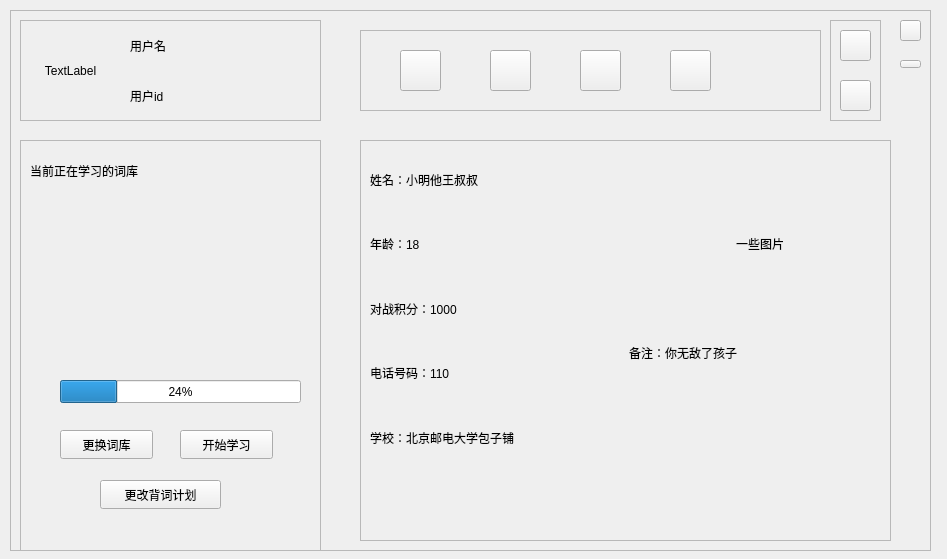
<?xml version="1.0" encoding="UTF-8"?>
<ui version="4.0">
 <class>student_main</class>
 <widget class="QWidget" name="student_main">
  <property name="geometry">
   <rect>
    <x>0</x>
    <y>0</y>
    <width>947</width>
    <height>559</height>
   </rect>
  </property>
  <property name="windowTitle">
   <string>Form</string>
  </property>
  <widget class="QFrame" name="student_frame">
   <property name="geometry">
    <rect>
     <x>10</x>
     <y>10</y>
     <width>921</width>
     <height>541</height>
    </rect>
   </property>
   <property name="frameShape">
    <enum>QFrame::StyledPanel</enum>
   </property>
   <property name="frameShadow">
    <enum>QFrame::Raised</enum>
   </property>
   <widget class="QStackedWidget" name="stackedWidget">
    <property name="geometry">
     <rect>
      <x>0</x>
      <y>120</y>
      <width>321</width>
      <height>421</height>
     </rect>
    </property>
    <property name="currentIndex">
     <number>0</number>
    </property>
    <widget class="QWidget" name="page">
     <widget class="QFrame" name="lexicon_frame">
      <property name="geometry">
       <rect>
        <x>10</x>
        <y>10</y>
        <width>301</width>
        <height>411</height>
       </rect>
      </property>
      <property name="frameShape">
       <enum>QFrame::StyledPanel</enum>
      </property>
      <property name="frameShadow">
       <enum>QFrame::Raised</enum>
      </property>
      <widget class="QLabel" name="n_label">
       <property name="geometry">
        <rect>
         <x>10</x>
         <y>10</y>
         <width>191</width>
         <height>41</height>
        </rect>
       </property>
       <property name="text">
        <string>当前正在学习的词库</string>
       </property>
      </widget>
      <widget class="QLabel" name="lexicon_label">
       <property name="geometry">
        <rect>
         <x>80</x>
         <y>70</y>
         <width>131</width>
         <height>141</height>
        </rect>
       </property>
       <property name="text">
        <string/>
       </property>
       <property name="alignment">
        <set>Qt::AlignCenter</set>
       </property>
      </widget>
      <widget class="QPushButton" name="change_btn">
       <property name="geometry">
        <rect>
         <x>40</x>
         <y>290</y>
         <width>93</width>
         <height>29</height>
        </rect>
       </property>
       <property name="text">
        <string>更换词库</string>
       </property>
      </widget>
      <widget class="QPushButton" name="learn_btn">
       <property name="geometry">
        <rect>
         <x>160</x>
         <y>290</y>
         <width>93</width>
         <height>29</height>
        </rect>
       </property>
       <property name="text">
        <string>开始学习</string>
       </property>
      </widget>
      <widget class="QProgressBar" name="progressBar">
       <property name="geometry">
        <rect>
         <x>40</x>
         <y>240</y>
         <width>241</width>
         <height>23</height>
        </rect>
       </property>
       <property name="value">
        <number>24</number>
       </property>
      </widget>
      <widget class="QPushButton" name="plan_btn">
       <property name="geometry">
        <rect>
         <x>80</x>
         <y>340</y>
         <width>121</width>
         <height>29</height>
        </rect>
       </property>
       <property name="text">
        <string>更改背词计划</string>
       </property>
      </widget>
     </widget>
    </widget>
    <widget class="QWidget" name="page_2"/>
   </widget>
   <widget class="QStackedWidget" name="stackedWidget_2">
    <property name="geometry">
     <rect>
      <x>340</x>
      <y>120</y>
      <width>551</width>
      <height>411</height>
     </rect>
    </property>
    <property name="currentIndex">
     <number>2</number>
    </property>
    <widget class="QWidget" name="start_page">
     <widget class="QLabel" name="label">
      <property name="geometry">
       <rect>
        <x>120</x>
        <y>100</y>
        <width>291</width>
        <height>121</height>
       </rect>
      </property>
      <property name="text">
       <string>设置你的背单词计划吧！
一天背多少个呢？</string>
      </property>
      <property name="alignment">
       <set>Qt::AlignCenter</set>
      </property>
     </widget>
     <widget class="AcrylicFrame" name="frame">
      <property name="geometry">
       <rect>
        <x>200</x>
        <y>250</y>
        <width>131</width>
        <height>41</height>
       </rect>
      </property>
      <property name="frameShape">
       <enum>QFrame::StyledPanel</enum>
      </property>
      <property name="frameShadow">
       <enum>QFrame::Raised</enum>
      </property>
      <widget class="QLineEdit" name="lineEdit_2">
       <property name="geometry">
        <rect>
         <x>10</x>
         <y>10</y>
         <width>113</width>
         <height>24</height>
        </rect>
       </property>
       <property name="placeholderText">
        <string>输入数字</string>
       </property>
      </widget>
     </widget>
    </widget>
    <widget class="QWidget" name="word_page">
     <widget class="QScrollArea" name="scrollArea_word">
      <property name="geometry">
       <rect>
        <x>10</x>
        <y>10</y>
        <width>531</width>
        <height>401</height>
       </rect>
      </property>
      <property name="verticalScrollBarPolicy">
       <enum>Qt::ScrollBarAlwaysOff</enum>
      </property>
      <property name="horizontalScrollBarPolicy">
       <enum>Qt::ScrollBarAlwaysOff</enum>
      </property>
      <property name="widgetResizable">
       <bool>true</bool>
      </property>
      <widget class="QWidget" name="word_contents">
       <property name="geometry">
        <rect>
         <x>0</x>
         <y>0</y>
         <width>529</width>
         <height>399</height>
        </rect>
       </property>
      </widget>
     </widget>
    </widget>
    <widget class="QWidget" name="info_page">
     <widget class="QFrame" name="detail_frame">
      <property name="geometry">
       <rect>
        <x>10</x>
        <y>10</y>
        <width>531</width>
        <height>401</height>
       </rect>
      </property>
      <property name="frameShape">
       <enum>QFrame::StyledPanel</enum>
      </property>
      <property name="frameShadow">
       <enum>QFrame::Raised</enum>
      </property>
      <widget class="QWidget" name="layoutWidget">
       <property name="geometry">
        <rect>
         <x>10</x>
         <y>10</y>
         <width>511</width>
         <height>381</height>
        </rect>
       </property>
       <layout class="QVBoxLayout" name="verticalLayout">
        <item>
         <layout class="QGridLayout" name="gridLayout">
          <item row="0" column="0">
           <widget class="QLabel" name="detail_nick_label">
            <property name="text">
             <string>姓名：小明他王叔叔</string>
            </property>
           </widget>
          </item>
          <item row="0" column="2" rowspan="3">
           <widget class="QLabel" name="detail_pic_label">
            <property name="text">
             <string>一些图片</string>
            </property>
            <property name="scaledContents">
             <bool>true</bool>
            </property>
            <property name="alignment">
             <set>Qt::AlignCenter</set>
            </property>
           </widget>
          </item>
          <item row="1" column="1">
           <spacer name="horizontalSpacer">
            <property name="orientation">
             <enum>Qt::Vertical</enum>
            </property>
            <property name="sizeType">
             <enum>QSizePolicy::Preferred</enum>
            </property>
            <property name="sizeHint" stdset="0">
             <size>
              <width>20</width>
              <height>40</height>
             </size>
            </property>
           </spacer>
          </item>
          <item row="1" column="0">
           <widget class="QLabel" name="detail_age_label">
            <property name="text">
             <string>年龄：18</string>
            </property>
           </widget>
          </item>
          <item row="2" column="0">
           <widget class="QLabel" name="detail_rank_label">
            <property name="text">
             <string>对战积分：1000</string>
            </property>
           </widget>
          </item>
         </layout>
        </item>
        <item>
         <layout class="QGridLayout" name="gridLayout_2">
          <item row="0" column="1" rowspan="3">
           <widget class="QLabel" name="detail_say_label">
            <property name="text">
             <string>备注：你无敌了孩子</string>
            </property>
            <property name="alignment">
             <set>Qt::AlignLeading|Qt::AlignLeft|Qt::AlignTop</set>
            </property>
           </widget>
          </item>
          <item row="0" column="0">
           <widget class="QLabel" name="detail_phone_label">
            <property name="text">
             <string>电话号码：110</string>
            </property>
           </widget>
          </item>
          <item row="1" column="0">
           <widget class="QLabel" name="detail_school_label">
            <property name="text">
             <string>学校：北京邮电大学包子铺</string>
            </property>
           </widget>
          </item>
         </layout>
        </item>
       </layout>
      </widget>
     </widget>
    </widget>
    <widget class="QWidget" name="class_page">
     <widget class="QScrollArea" name="scrollArea_class">
      <property name="geometry">
       <rect>
        <x>10</x>
        <y>10</y>
        <width>481</width>
        <height>401</height>
       </rect>
      </property>
      <property name="verticalScrollBarPolicy">
       <enum>Qt::ScrollBarAlwaysOff</enum>
      </property>
      <property name="horizontalScrollBarPolicy">
       <enum>Qt::ScrollBarAlwaysOff</enum>
      </property>
      <property name="widgetResizable">
       <bool>true</bool>
      </property>
      <widget class="QWidget" name="class_contents">
       <property name="geometry">
        <rect>
         <x>0</x>
         <y>0</y>
         <width>479</width>
         <height>399</height>
        </rect>
       </property>
       <widget class="QLabel" name="class_label">
        <property name="geometry">
         <rect>
          <x>160</x>
          <y>170</y>
          <width>141</width>
          <height>51</height>
         </rect>
        </property>
        <property name="text">
         <string>暂未加入班级</string>
        </property>
        <property name="alignment">
         <set>Qt::AlignCenter</set>
        </property>
       </widget>
      </widget>
     </widget>
     <widget class="QPushButton" name="class_add_btn">
      <property name="geometry">
       <rect>
        <x>510</x>
        <y>20</y>
        <width>31</width>
        <height>31</height>
       </rect>
      </property>
      <property name="text">
       <string/>
      </property>
     </widget>
    </widget>
    <widget class="QWidget" name="task_page">
     <widget class="QScrollArea" name="scrollArea_task">
      <property name="geometry">
       <rect>
        <x>10</x>
        <y>10</y>
        <width>531</width>
        <height>401</height>
       </rect>
      </property>
      <property name="verticalScrollBarPolicy">
       <enum>Qt::ScrollBarAlwaysOff</enum>
      </property>
      <property name="horizontalScrollBarPolicy">
       <enum>Qt::ScrollBarAlwaysOff</enum>
      </property>
      <property name="widgetResizable">
       <bool>true</bool>
      </property>
      <widget class="QWidget" name="task_contents">
       <property name="geometry">
        <rect>
         <x>0</x>
         <y>0</y>
         <width>529</width>
         <height>399</height>
        </rect>
       </property>
       <widget class="QLabel" name="task_label">
        <property name="geometry">
         <rect>
          <x>170</x>
          <y>180</y>
          <width>171</width>
          <height>31</height>
         </rect>
        </property>
        <property name="text">
         <string>暂无任务</string>
        </property>
        <property name="alignment">
         <set>Qt::AlignCenter</set>
        </property>
       </widget>
      </widget>
     </widget>
    </widget>
    <widget class="QWidget" name="class_detail_page">
     <widget class="QFrame" name="class_detail_contents">
      <property name="geometry">
       <rect>
        <x>0</x>
        <y>10</y>
        <width>551</width>
        <height>401</height>
       </rect>
      </property>
      <property name="frameShape">
       <enum>QFrame::StyledPanel</enum>
      </property>
      <property name="frameShadow">
       <enum>QFrame::Raised</enum>
      </property>
      <widget class="QLabel" name="label_teacher_name">
       <property name="geometry">
        <rect>
         <x>20</x>
         <y>60</y>
         <width>200</width>
         <height>40</height>
        </rect>
       </property>
       <property name="text">
        <string>teacher name</string>
       </property>
      </widget>
      <widget class="QScrollArea" name="student_scroll">
       <property name="geometry">
        <rect>
         <x>10</x>
         <y>120</y>
         <width>531</width>
         <height>271</height>
        </rect>
       </property>
       <property name="widgetResizable">
        <bool>true</bool>
       </property>
       <widget class="QWidget" name="student_display">
        <property name="geometry">
         <rect>
          <x>0</x>
          <y>0</y>
          <width>529</width>
          <height>269</height>
         </rect>
        </property>
       </widget>
      </widget>
      <widget class="QLabel" name="label_class_name">
       <property name="geometry">
        <rect>
         <x>20</x>
         <y>20</y>
         <width>200</width>
         <height>40</height>
        </rect>
       </property>
       <property name="text">
        <string>class name</string>
       </property>
      </widget>
      <widget class="QLabel" name="label_student_number">
       <property name="geometry">
        <rect>
         <x>270</x>
         <y>20</y>
         <width>80</width>
         <height>80</height>
        </rect>
       </property>
       <property name="text">
        <string>学生人数:
42人</string>
       </property>
       <property name="alignment">
        <set>Qt::AlignCenter</set>
       </property>
      </widget>
      <widget class="QFrame" name="div_line">
       <property name="geometry">
        <rect>
         <x>0</x>
         <y>110</y>
         <width>551</width>
         <height>2</height>
        </rect>
       </property>
       <property name="frameShape">
        <enum>QFrame::StyledPanel</enum>
       </property>
       <property name="frameShadow">
        <enum>QFrame::Raised</enum>
       </property>
      </widget>
      <widget class="QPushButton" name="exi_class_btn">
       <property name="geometry">
        <rect>
         <x>430</x>
         <y>40</y>
         <width>80</width>
         <height>40</height>
        </rect>
       </property>
       <property name="text">
        <string>退出课堂</string>
       </property>
      </widget>
     </widget>
    </widget>
    <widget class="QWidget" name="wordlib_page">
     <widget class="QScrollArea" name="wordlib_scroll">
      <property name="geometry">
       <rect>
        <x>0</x>
        <y>100</y>
        <width>541</width>
        <height>271</height>
       </rect>
      </property>
      <property name="widgetResizable">
       <bool>true</bool>
      </property>
      <widget class="QWidget" name="wordlib_display">
       <property name="geometry">
        <rect>
         <x>0</x>
         <y>0</y>
         <width>539</width>
         <height>269</height>
        </rect>
       </property>
      </widget>
     </widget>
     <widget class="QLabel" name="label_6">
      <property name="geometry">
       <rect>
        <x>190</x>
        <y>30</y>
        <width>151</width>
        <height>41</height>
       </rect>
      </property>
      <property name="text">
       <string>更换词库</string>
      </property>
      <property name="alignment">
       <set>Qt::AlignCenter</set>
      </property>
     </widget>
    </widget>
    <widget class="QWidget" name="page_3"/>
   </widget>
   <widget class="QFrame" name="info_frame">
    <property name="geometry">
     <rect>
      <x>10</x>
      <y>10</y>
      <width>301</width>
      <height>101</height>
     </rect>
    </property>
    <property name="frameShape">
     <enum>QFrame::StyledPanel</enum>
    </property>
    <property name="frameShadow">
     <enum>QFrame::Raised</enum>
    </property>
    <widget class="QLabel" name="label_user_icon">
     <property name="geometry">
      <rect>
       <x>10</x>
       <y>10</y>
       <width>81</width>
       <height>81</height>
      </rect>
     </property>
     <property name="text">
      <string>TextLabel</string>
     </property>
     <property name="scaledContents">
      <bool>true</bool>
     </property>
     <property name="alignment">
      <set>Qt::AlignCenter</set>
     </property>
    </widget>
    <widget class="QLabel" name="label_user_name">
     <property name="geometry">
      <rect>
       <x>110</x>
       <y>10</y>
       <width>191</width>
       <height>31</height>
      </rect>
     </property>
     <property name="text">
      <string>用户名</string>
     </property>
    </widget>
    <widget class="QLabel" name="label_user_id">
     <property name="geometry">
      <rect>
       <x>110</x>
       <y>60</y>
       <width>191</width>
       <height>31</height>
      </rect>
     </property>
     <property name="text">
      <string>用户id</string>
     </property>
    </widget>
   </widget>
   <widget class="QPushButton" name="close_button">
    <property name="geometry">
     <rect>
      <x>890</x>
      <y>10</y>
      <width>21</width>
      <height>21</height>
     </rect>
    </property>
    <property name="text">
     <string/>
    </property>
   </widget>
   <widget class="QPushButton" name="min_button">
    <property name="geometry">
     <rect>
      <x>890</x>
      <y>50</y>
      <width>21</width>
      <height>8</height>
     </rect>
    </property>
    <property name="text">
     <string/>
    </property>
   </widget>
   <widget class="QStackedWidget" name="stackedWidget_3">
    <property name="geometry">
     <rect>
      <x>350</x>
      <y>20</y>
      <width>461</width>
      <height>81</height>
     </rect>
    </property>
    <property name="currentIndex">
     <number>1</number>
    </property>
    <widget class="QWidget" name="page_5">
     <widget class="QFrame" name="btn_frame_2">
      <property name="geometry">
       <rect>
        <x>0</x>
        <y>0</y>
        <width>461</width>
        <height>81</height>
       </rect>
      </property>
      <property name="frameShape">
       <enum>QFrame::StyledPanel</enum>
      </property>
      <property name="frameShadow">
       <enum>QFrame::Raised</enum>
      </property>
      <widget class="QPushButton" name="battle_btn">
       <property name="geometry">
        <rect>
         <x>40</x>
         <y>20</y>
         <width>41</width>
         <height>41</height>
        </rect>
       </property>
       <property name="toolTip">
        <string>联机对战</string>
       </property>
       <property name="text">
        <string/>
       </property>
      </widget>
      <widget class="QPushButton" name="setting_btn">
       <property name="geometry">
        <rect>
         <x>130</x>
         <y>20</y>
         <width>41</width>
         <height>41</height>
        </rect>
       </property>
       <property name="toolTip">
        <string>设置</string>
       </property>
       <property name="text">
        <string/>
       </property>
      </widget>
     </widget>
    </widget>
    <widget class="QWidget" name="page_6">
     <widget class="QFrame" name="btn_frame">
      <property name="geometry">
       <rect>
        <x>0</x>
        <y>0</y>
        <width>461</width>
        <height>81</height>
       </rect>
      </property>
      <property name="frameShape">
       <enum>QFrame::StyledPanel</enum>
      </property>
      <property name="frameShadow">
       <enum>QFrame::Raised</enum>
      </property>
      <widget class="QPushButton" name="test_btn">
       <property name="geometry">
        <rect>
         <x>310</x>
         <y>20</y>
         <width>41</width>
         <height>41</height>
        </rect>
       </property>
       <property name="toolTip">
        <string>自我测试</string>
       </property>
       <property name="text">
        <string/>
       </property>
      </widget>
      <widget class="QPushButton" name="task_btn">
       <property name="geometry">
        <rect>
         <x>220</x>
         <y>20</y>
         <width>41</width>
         <height>41</height>
        </rect>
       </property>
       <property name="toolTip">
        <string>任务</string>
       </property>
       <property name="text">
        <string/>
       </property>
      </widget>
      <widget class="QPushButton" name="info_btn">
       <property name="geometry">
        <rect>
         <x>40</x>
         <y>20</y>
         <width>41</width>
         <height>41</height>
        </rect>
       </property>
       <property name="toolTip">
        <string>个人信息</string>
       </property>
       <property name="text">
        <string/>
       </property>
      </widget>
      <widget class="QPushButton" name="class_btn">
       <property name="geometry">
        <rect>
         <x>130</x>
         <y>20</y>
         <width>41</width>
         <height>41</height>
        </rect>
       </property>
       <property name="toolTip">
        <string>班级</string>
       </property>
       <property name="text">
        <string/>
       </property>
      </widget>
     </widget>
    </widget>
   </widget>
   <widget class="QFrame" name="ud_frame">
    <property name="geometry">
     <rect>
      <x>820</x>
      <y>10</y>
      <width>51</width>
      <height>101</height>
     </rect>
    </property>
    <property name="frameShape">
     <enum>QFrame::StyledPanel</enum>
    </property>
    <property name="frameShadow">
     <enum>QFrame::Raised</enum>
    </property>
    <widget class="QPushButton" name="up_btn">
     <property name="geometry">
      <rect>
       <x>10</x>
       <y>10</y>
       <width>31</width>
       <height>31</height>
      </rect>
     </property>
     <property name="text">
      <string/>
     </property>
    </widget>
    <widget class="QPushButton" name="down_btn">
     <property name="geometry">
      <rect>
       <x>10</x>
       <y>60</y>
       <width>31</width>
       <height>31</height>
      </rect>
     </property>
     <property name="text">
      <string/>
     </property>
    </widget>
   </widget>
   <zorder>ud_frame</zorder>
   <zorder>stackedWidget</zorder>
   <zorder>stackedWidget_2</zorder>
   <zorder>info_frame</zorder>
   <zorder>close_button</zorder>
   <zorder>min_button</zorder>
   <zorder>stackedWidget_3</zorder>
  </widget>
 </widget>
 <customwidgets>
  <customwidget>
   <class>AcrylicFrame</class>
   <extends>QFrame</extends>
   <header location="global">acrylicframe.h</header>
   <container>1</container>
  </customwidget>
 </customwidgets>
 <resources/>
 <connections/>
</ui>
